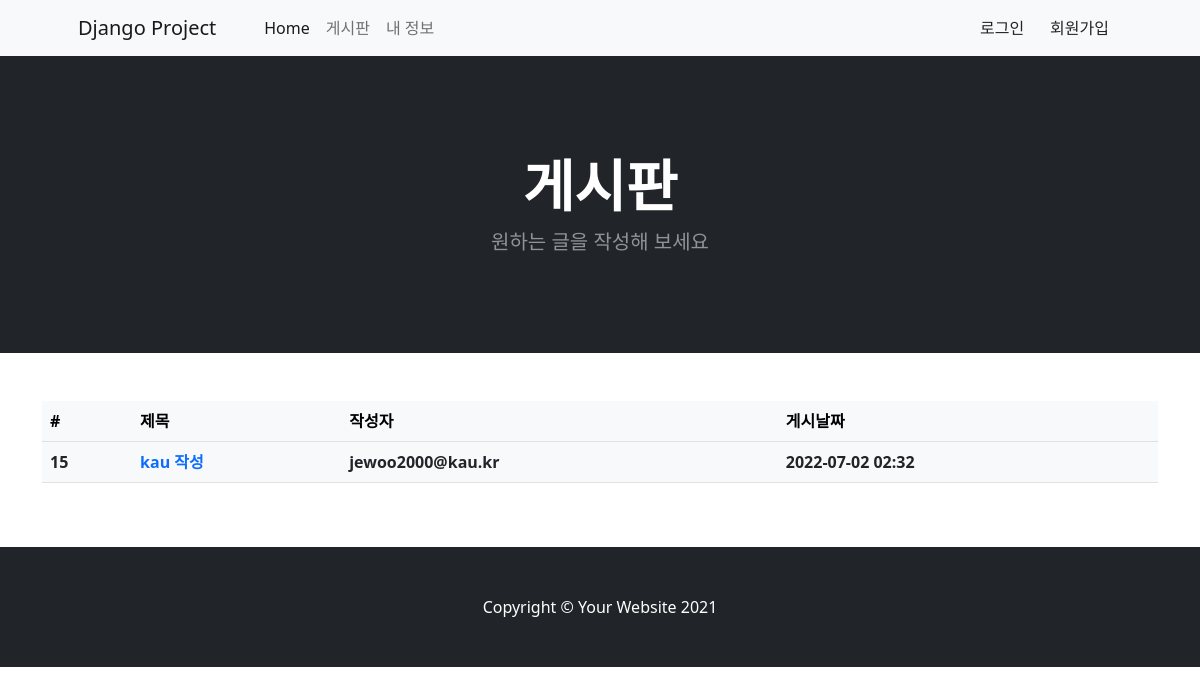
Before: /mypage/ (signed in) with the older database file.
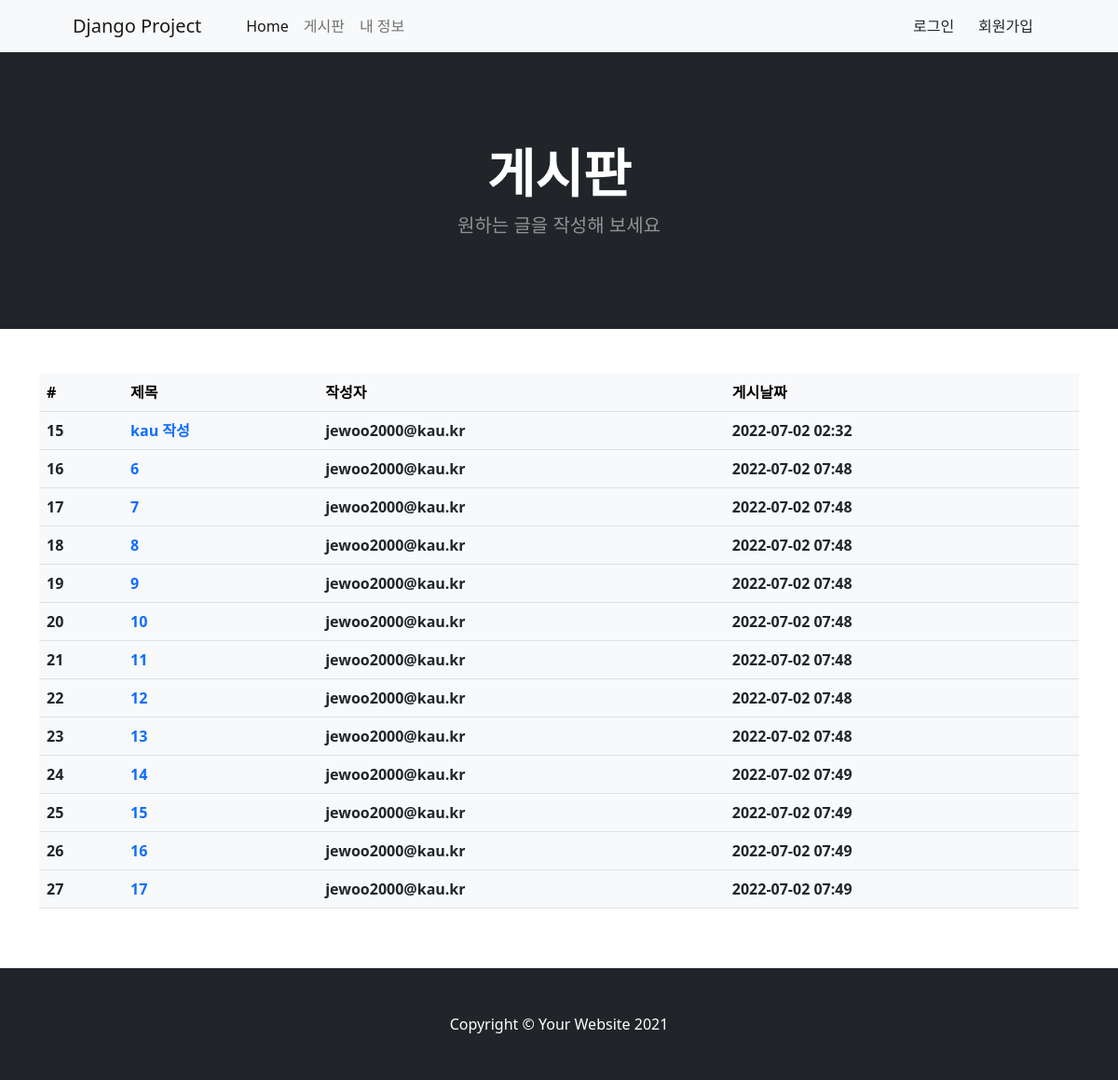
After: the same page with the newer database file.
### post/models.py (models this page shows, shortened)
class Post(models.Model):
    user = models.ForeignKey(
        'user.User', on_delete=models.CASCADE, verbose_name='작성자')
    title = models.CharField(max_length=64, verbose_name='제목')
    contents = models.TextField(verbose_name='내용')
    register_date = models.DateTimeField(
        auto_now_add=True, verbose_name='등록날짜')
    class Meta:
        db_table = 'Post'
        verbose_name = '글'
        verbose_name_plural = '글'

### user/models.py (models this page shows)
class User(models.Model):
    email = models.EmailField(verbose_name='이메일', unique=True)
    password = models.CharField(max_length=64, verbose_name='비밀번호')
    register_date = models.DateTimeField(
        auto_now_add=True, verbose_name='등록날짜')
    def __str__(self):
        return self.email
    class Meta:
        db_table = 'User'
        verbose_name = '사용자'
        verbose_name_plural = '사용자'

### user/views.py (the view)
# urls.py: path('mypage/', MyPage.as_view())
@method_decorator(login_required, name='dispatch')
class MyPage(ListView):  # 사용자가 지금까지 작성한 글을 보여주는 view
    template_name = 'mypage.html'
    def get_queryset(self, **kwargs):
        queryset = Post.objects.filter(
            user__email=self.request.session.get('user'))
        return queryset

### user/templates/mypage.html (shortened to what this page needs)
{% extends "base.html" %}
{% load humanize %}

### post/templates/base.html (shortened to what this page needs)
<!DOCTYPE html>
<html lang="en">
<head>
    <link href="https://cdn.jsdelivr.net/npm/bootstrap@5.2.0-beta1/dist/css/bootstrap.min.css" rel="stylesheet"
>
</head>
<body>
    <nav class="navbar navbar-expand-lg navbar-light bg-light">
        <div class="container px-4 px-lg-5">
            <a class="navbar-brand" href="#!">Django Project</a>
            <div class="collapse navbar-collapse" id="navbarSupportedContent">
                <ul class="navbar-nav me-auto mb-2 mb-lg-0 ms-lg-4">
                    <li class="nav-item"><a class="nav-link active" aria-current="page" href="#!">Home</a></li>
                    <li class="nav-item"><a class="nav-link" href="#!">게시판</a></li>
                    <li class="nav-item"><a class="nav-link" href="#!">내 정보</a></li>
                </ul>
                <form class="d-flex">
                    <button class="btn" type="submit">
                        로그인
                    </button>
                    <button class="btn" type="submit">
                        회원가입
                    </button>
                </form>
            </div>
        </div>
    </nav>
    <header class="bg-dark py-5">
        <div class="container px-4 px-lg-5 my-5">
            <div class="text-center text-white">
                <h1 class="display-4 fw-bolder">게시판</h1>
                <p class="lead fw-normal text-white-50 mb-0">원하는 글을 작성해 보세요</p>
            </div>
        </div>
    </header>
    <div class="container mb-lg-5">
        <div class="row mt-5">
            <div class="col-12">
                <table class="table table-light">
                    <thead class="thead-light">
                        <tr>
                            <th scope="col">#</th>
                            <th scope="col">제목</th>
                            <th scope="col">작성자</th>
                            <th scope="col">게시날짜</th>
                        </tr>
                    </thead>
                    <tbody class="text-dark">
                        {% for post in object_list %}
                        <tr>
                            <th scope="row">{{ post.id }}</th>
                            <th><a href="/board/{{ post.id }}/" style="text-decoration: none;">{{ post.title }}</a></th>
                            <th>{{ post.user }}</th>
                            <th>{{ post.register_date|date:'Y-m-d H:i' }}</th>
                        </tr>
                        {% endfor %}
                    </tbody>
                </table>
            </div>
        </div>
    </div>
    <footer class="py-5 bg-dark">
        <div class="container">
            <p class="m-0 text-center text-white">Copyright &copy; Your Website 2021</p>
        </div>
    </footer>
</body>
</html>

Changed rows visible on the page:
added Post: id "16", title "6", user "jewoo2000@kau.kr", register_date "2022-07-02 07:48"
added Post: id "17", title "7", user "jewoo2000@kau.kr", register_date "2022-07-02 07:48"
added Post: id "18", title "8", user "jewoo2000@kau.kr", register_date "2022-07-02 07:48"
added Post: id "19", title "9", user "jewoo2000@kau.kr", register_date "2022-07-02 07:48"
added Post: id "20", title "10", user "jewoo2000@kau.kr", register_date "2022-07-02 07:48"
added Post: id "21", title "11", user "jewoo2000@kau.kr", register_date "2022-07-02 07:48"
added Post: id "22", title "12", user "jewoo2000@kau.kr", register_date "2022-07-02 07:48"
added Post: id "23", title "13", user "jewoo2000@kau.kr", register_date "2022-07-02 07:48"
added Post: id "24", title "14", user "jewoo2000@kau.kr", register_date "2022-07-02 07:49"
added Post: id "25", title "15", user "jewoo2000@kau.kr", register_date "2022-07-02 07:49"
added Post: id "26", title "16", user "jewoo2000@kau.kr", register_date "2022-07-02 07:49"
added Post: id "27", title "17", user "jewoo2000@kau.kr", register_date "2022-07-02 07:49"
